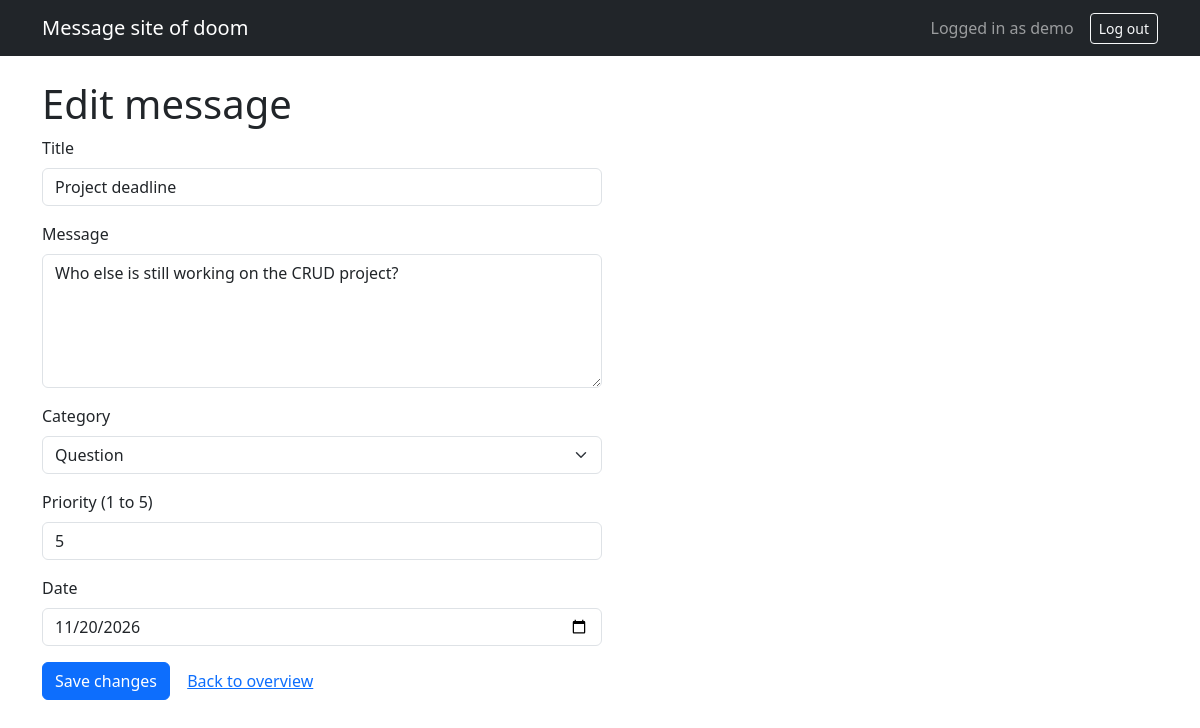
/edit.php?id=2 (signed in), run on the app's committed database.
### tables this page shows
CREATE TABLE messages (
    id INT NOT NULL AUTO_INCREMENT,
    user_id INT NOT NULL,
    title VARCHAR(50) NOT NULL,
    message TEXT NOT NULL,
    category ENUM('general', 'question', 'idea') NOT NULL DEFAULT 'general',
    priority TINYINT NOT NULL,
    event_date DATE NOT NULL,
    created_at DATETIME NOT NULL DEFAULT CURRENT_TIMESTAMP,
    PRIMARY KEY (id),
    FOREIGN KEY (user_id) REFERENCES users (id)
);

### edit.php (called while the page is built, shortened)
<?php
require_once __DIR__ . '/includes/config.php';
require_once __DIR__ . '/includes/helpers.php';
$id = read_id($_GET['id'] ?? '');
try {
    $message = find_message($conn, $id);
} catch (PDOException $e) {
    error_log($e->getMessage());
    show_result(false, 'The message could not be loaded.', 500);
}
require __DIR__ . '/views/edit_view.php';

### includes/helpers.php (called while the page is built, shortened)
<?php
function h($value)
{
    return htmlspecialchars((string) $value, ENT_QUOTES, 'UTF-8');
}
function read_id($value)
{
    return filter_var($value, FILTER_VALIDATE_INT, ['options' => ['min_range' => 1]]);
}
function find_message($conn, $id)
{
    $query = 'SELECT m.*, u.username FROM ' . MESSAGE_TABLE . ' m ';
    $query .= 'JOIN users u ON u.id = m.user_id WHERE m.id = :id';
    $stmt = $conn->prepare($query);
    $stmt->execute([':id' => $id]);
    return $stmt->fetch();
}

### views/partials/message_form.php (the view, shortened to what this page needs)
<form action="<?= h($formAction) ?>" method="post" class="form-narrow">
    <div class="mb-3">
        <label class="form-label" for="title">Title</label>
        <input class="form-control" type="text" id="title" name="title" maxlength="50" value="<?= h($message['title']) ?>" required>
    </div>
    <div class="mb-3">
        <label class="form-label" for="message">Message</label>
        <textarea class="form-control" id="message" name="message" rows="5" maxlength="2000" required><?= h($message['message']) ?></textarea>
    </div>
    <div class="mb-3">
        <label class="form-label" for="category">Category</label>
        <select class="form-select" id="category" name="category" required>
            <?php foreach (MESSAGE_CATEGORIES as $value => $label): ?>
                <option value="<?= h($value) ?>" <?= $message['category'] === $value ? 'selected' : '' ?>><?= h($label) ?></option>
            <?php endforeach; ?>
        </select>
    </div>
    <div class="mb-3">
        <label class="form-label" for="priority">Priority (1 to 5)</label>
        <input class="form-control" type="number" id="priority" name="priority" min="1" max="5" value="<?= h($message['priority']) ?>" required>
    </div>
    <div class="mb-3">
        <label class="form-label" for="event_date">Date</label>
        <input class="form-control" type="date" id="event_date" name="event_date" value="<?= h($message['event_date']) ?>" required>
    </div>
    <button class="btn btn-primary" type="submit"><?= h($submitLabel) ?></button>
    <a class="btn btn-link" href="index.php">Back to overview</a>
</form>

### assets/style.css (style rules this page uses)
.form-narrow { max-width: 560px; }

### data on the page
messages: title "Project deadline", message "Who else is still working on the CRUD project?", category "Question", priority "5", event_date "11/20/2026"

### other printed values
$_SESSION['username'] "demo"
$submitLabel "Save changes"
